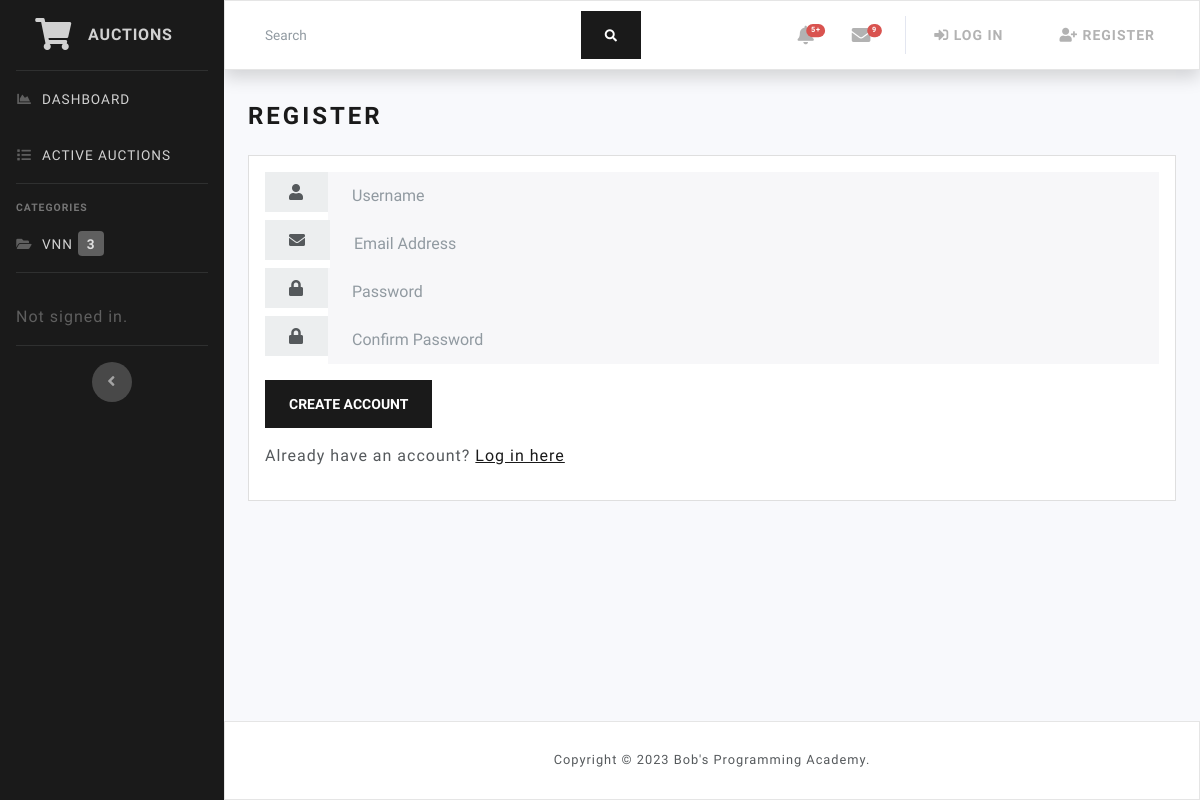
Page /register on the earlier database version.
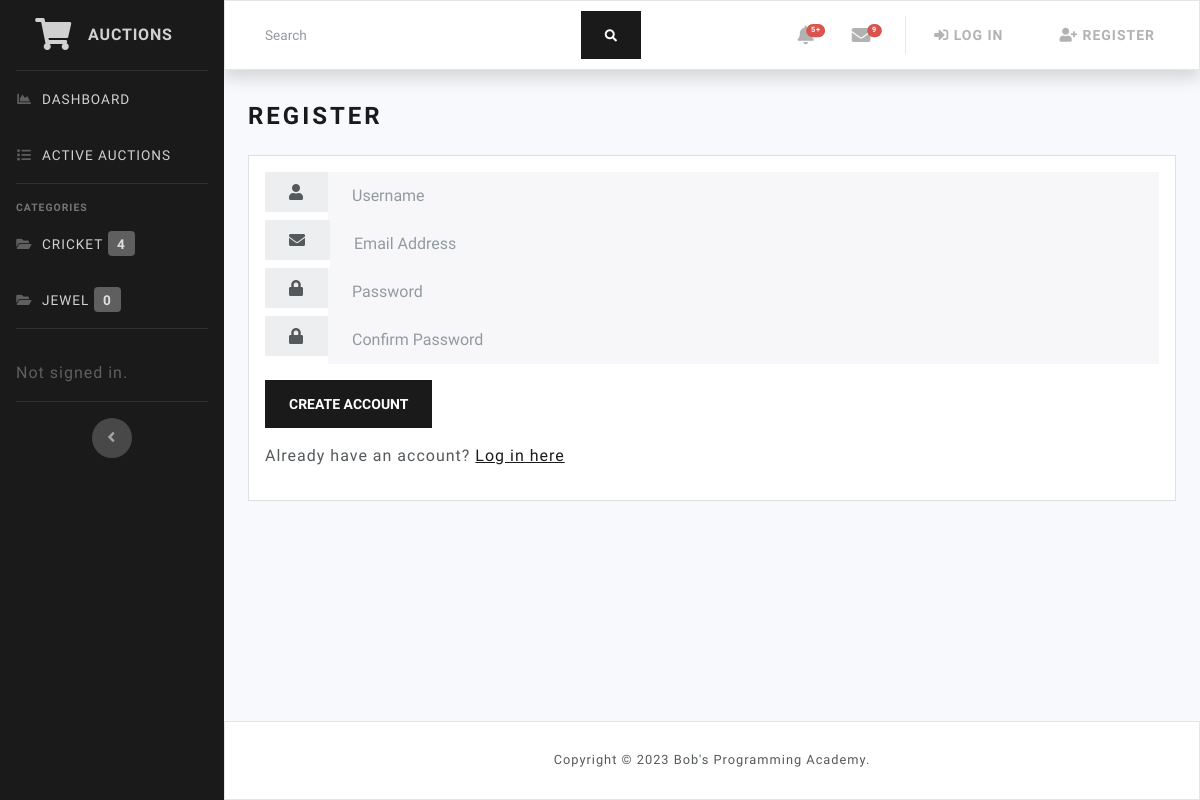
Same page on the later database version.
### auctions/models.py (models this page shows)
class Category(models.Model):
    category_name = models.CharField(max_length=50)
    class Meta:
        verbose_name = 'Category'
        verbose_name_plural = 'Categories'
    def __str__(self):
        return f'{self.category_name}'
    @property
    def count_active_auctions(self):
        return Auction.objects.filter(category=self).count()

### auctions/views.py (the view)
# urls.py: path('register', views.register, name='register'),
def register(request):
    if request.method == 'POST':
        username = request.POST['username']
        email = request.POST['email']
        password = request.POST['password']
        confirmation = request.POST['confirmation']
        if password != confirmation:
            return render(request, 'register.html', {
                'message': 'Passwords must match.',
                'title': 'Register',
                'categories': Category.objects.all()
            })
        try:
            user = User.objects.create_user(username, email, password)
            user.save()
        except IntegrityError:
            return render(request, 'register.html', {
                'message': 'Username already taken.',
                'title': 'Register',
                'categories': Category.objects.all()
            })
        login(request, user)
        return HttpResponseRedirect(reverse('index'))
    else:
        return render(request, 'register.html', {
            'title': 'Register',
            'categories': Category.objects.all()
        })

### templates/register.html (shortened to what this page needs)
{% extends 'base.html' %}
{% block categories %}
    <hr class='sidebar-divider'>
    <div class='sidebar-heading'>
        Categories
    </div>
    {% for category in categories %}
        <li class='nav-item'>
            <a class='nav-link' href="{% url 'category_details_view' category.category_name %}">
                <i class='fas fa-fw fa-folder-open'></i>
                <span class='text-uppercase'>{{ category }}</span>
                <span class='badge-custom'>
                    {{ category.count_active_auctions }}
                </span>
            </a>
        </li>
    {% endfor %}
{% endblock %}
{% block body %}
    <h1 class='h3 mb-4 text-gray-800'>Register</h1>
    <div class='card mb-4'>
        <div class='card-body'>
            <form action="{% url 'register' %}" method='POST'>
                <div class='form-group input-group'>
                    <div class='input-group-prepend'>
                        <span class='input-group-text'>
                            <i class='fa fa-user'></i>
                        </span>
                    </div>
                    <input class='form-control' type='text' name='username' placeholder='Username' autofocus>
                </div>
                <div class='form-group input-group'>
                    <div class='input-group-prepend'>
                        <span class='input-group-text'>
                            <i class='fa fa-envelope'></i>
                        </span>
                    </div>
                    <input class='form-control' type='email' name='email' placeholder='Email Address'>
                </div>
                <div class='form-group input-group'>
                    <div class='input-group-prepend'>
                        <span class='input-group-text'>
                            <i class='fa fa-lock'></i>
                        </span>
                    </div>
                    <input class='form-control' type='password' name='password' placeholder='Password'>
                </div>
                <div class='form-group input-group'>
                    <div class='input-group-prepend'>
                        <span class='input-group-text'>
                            <i class='fa fa-lock'></i>
                        </span>
                    </div>
                    <input class='form-control' type='password' name='confirmation' placeholder='Confirm Password'>
                </div>
                <div class='input-group mb-3 mt-3'>
                    <button type='submit' class='btn btn-primary'>Create Account</button>
                </div>
                <p>
                    Already have an account? <a href="{% url 'login' %}">Log in here</a>
                </p>
            </form>
        </div>
    </div>
{% endblock %}

Differences in the rows shown:
removed Category: category_name "VNN", count_active_auctions "3"
added Category: category_name "CRICKET", count_active_auctions "4"
added Category: category_name "JEWEL", count_active_auctions "0"
